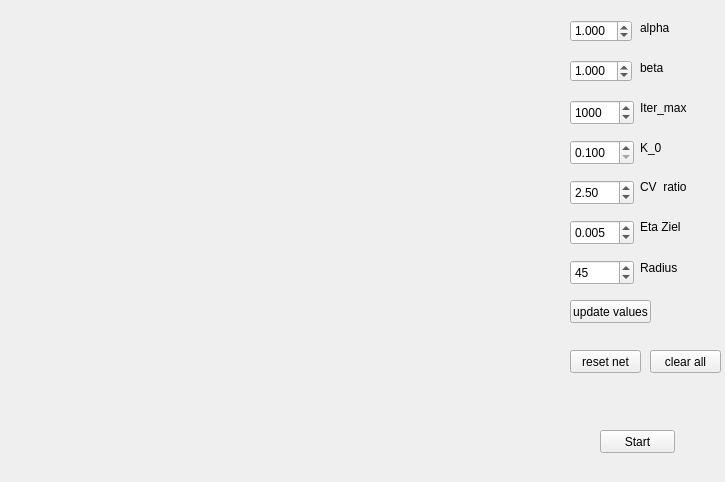
<?xml version="1.0" encoding="UTF-8"?>
<ui version="4.0">
 <class>frmMain</class>
 <widget class="QMainWindow" name="frmMain">
  <property name="geometry">
   <rect>
    <x>0</x>
    <y>0</y>
    <width>725</width>
    <height>482</height>
   </rect>
  </property>
  <property name="minimumSize">
   <size>
    <width>725</width>
    <height>482</height>
   </size>
  </property>
  <property name="maximumSize">
   <size>
    <width>725</width>
    <height>482</height>
   </size>
  </property>
  <property name="windowTitle">
   <string>Travelling Salesman</string>
  </property>
  <widget class="QWidget" name="centralWidget">
   <widget class="QWidget" name="verticalLayoutWidget">
    <property name="geometry">
     <rect>
      <x>10</x>
      <y>20</y>
      <width>551</width>
      <height>441</height>
     </rect>
    </property>
    <layout class="QVBoxLayout" name="verticalLayout"/>
   </widget>
   <widget class="QPushButton" name="btn_clearCities">
    <property name="geometry">
     <rect>
      <x>650</x>
      <y>350</y>
      <width>71</width>
      <height>23</height>
     </rect>
    </property>
    <property name="text">
     <string>clear all</string>
    </property>
   </widget>
   <widget class="QPushButton" name="btn_start">
    <property name="geometry">
     <rect>
      <x>600</x>
      <y>430</y>
      <width>75</width>
      <height>23</height>
     </rect>
    </property>
    <property name="text">
     <string>Start</string>
    </property>
   </widget>
   <widget class="QSpinBox" name="spinBox_iter">
    <property name="geometry">
     <rect>
      <x>570</x>
      <y>100</y>
      <width>64</width>
      <height>25</height>
     </rect>
    </property>
    <property name="minimum">
     <number>0</number>
    </property>
    <property name="maximum">
     <number>10000000</number>
    </property>
    <property name="singleStep">
     <number>10</number>
    </property>
    <property name="value">
     <number>1000</number>
    </property>
   </widget>
   <widget class="QLabel" name="label">
    <property name="geometry">
     <rect>
      <x>640</x>
      <y>20</y>
      <width>55</width>
      <height>16</height>
     </rect>
    </property>
    <property name="text">
     <string>alpha</string>
    </property>
   </widget>
   <widget class="QLabel" name="label_2">
    <property name="geometry">
     <rect>
      <x>640</x>
      <y>60</y>
      <width>55</width>
      <height>16</height>
     </rect>
    </property>
    <property name="text">
     <string>beta</string>
    </property>
   </widget>
   <widget class="QLabel" name="label_3">
    <property name="geometry">
     <rect>
      <x>640</x>
      <y>100</y>
      <width>91</width>
      <height>16</height>
     </rect>
    </property>
    <property name="text">
     <string>Iter_max</string>
    </property>
   </widget>
   <widget class="QDoubleSpinBox" name="doubleSpinBox_ko">
    <property name="geometry">
     <rect>
      <x>570</x>
      <y>140</y>
      <width>64</width>
      <height>25</height>
     </rect>
    </property>
    <property name="decimals">
     <number>3</number>
    </property>
    <property name="minimum">
     <double>0.100000000000000</double>
    </property>
    <property name="singleStep">
     <double>0.100000000000000</double>
    </property>
   </widget>
   <widget class="QLabel" name="label_5">
    <property name="geometry">
     <rect>
      <x>640</x>
      <y>140</y>
      <width>55</width>
      <height>16</height>
     </rect>
    </property>
    <property name="text">
     <string>K_0</string>
    </property>
   </widget>
   <widget class="QDoubleSpinBox" name="SpinBoxRatio">
    <property name="geometry">
     <rect>
      <x>570</x>
      <y>180</y>
      <width>64</width>
      <height>25</height>
     </rect>
    </property>
    <property name="decimals">
     <number>2</number>
    </property>
    <property name="minimum">
     <double>0.000000000000000</double>
    </property>
    <property name="singleStep">
     <double>0.500000000000000</double>
    </property>
    <property name="value">
     <double>2.500000000000000</double>
    </property>
   </widget>
   <widget class="QLabel" name="label_4">
    <property name="geometry">
     <rect>
      <x>640</x>
      <y>180</y>
      <width>47</width>
      <height>13</height>
     </rect>
    </property>
    <property name="text">
     <string>CV_ratio</string>
    </property>
   </widget>
   <widget class="QDoubleSpinBox" name="SpinBoxETA">
    <property name="geometry">
     <rect>
      <x>570</x>
      <y>220</y>
      <width>64</width>
      <height>25</height>
     </rect>
    </property>
    <property name="decimals">
     <number>3</number>
    </property>
    <property name="minimum">
     <double>0.000000000000000</double>
    </property>
    <property name="singleStep">
     <double>0.005000000000000</double>
    </property>
    <property name="value">
     <double>0.005000000000000</double>
    </property>
   </widget>
   <widget class="QLabel" name="label_6">
    <property name="geometry">
     <rect>
      <x>640</x>
      <y>220</y>
      <width>47</width>
      <height>13</height>
     </rect>
    </property>
    <property name="text">
     <string>Eta Ziel</string>
    </property>
   </widget>
   <widget class="QLabel" name="label_7">
    <property name="geometry">
     <rect>
      <x>640</x>
      <y>260</y>
      <width>61</width>
      <height>16</height>
     </rect>
    </property>
    <property name="text">
     <string>Radius </string>
    </property>
   </widget>
   <widget class="QPushButton" name="pushButtonChange">
    <property name="geometry">
     <rect>
      <x>570</x>
      <y>300</y>
      <width>81</width>
      <height>23</height>
     </rect>
    </property>
    <property name="text">
     <string>update values</string>
    </property>
   </widget>
   <widget class="QDoubleSpinBox" name="doubleSpinBox_alpha">
    <property name="geometry">
     <rect>
      <x>570</x>
      <y>20</y>
      <width>62</width>
      <height>22</height>
     </rect>
    </property>
    <property name="decimals">
     <number>3</number>
    </property>
    <property name="singleStep">
     <double>0.100000000000000</double>
    </property>
    <property name="value">
     <double>1.000000000000000</double>
    </property>
   </widget>
   <widget class="QDoubleSpinBox" name="doubleSpinBox_beta">
    <property name="geometry">
     <rect>
      <x>570</x>
      <y>60</y>
      <width>62</width>
      <height>22</height>
     </rect>
    </property>
    <property name="decimals">
     <number>3</number>
    </property>
    <property name="singleStep">
     <double>0.100000000000000</double>
    </property>
    <property name="value">
     <double>1.000000000000000</double>
    </property>
   </widget>
   <widget class="QSpinBox" name="SpinBox_Radius">
    <property name="geometry">
     <rect>
      <x>570</x>
      <y>260</y>
      <width>64</width>
      <height>25</height>
     </rect>
    </property>
    <property name="minimum">
     <number>0</number>
    </property>
    <property name="maximum">
     <number>10000</number>
    </property>
    <property name="singleStep">
     <number>5</number>
    </property>
    <property name="value">
     <number>45</number>
    </property>
   </widget>
   <widget class="QPushButton" name="pushButton">
    <property name="geometry">
     <rect>
      <x>570</x>
      <y>350</y>
      <width>71</width>
      <height>23</height>
     </rect>
    </property>
    <property name="text">
     <string>reset net</string>
    </property>
    <property name="shortcut">
     <string>Ctrl+S</string>
    </property>
   </widget>
  </widget>
 </widget>
 <layoutdefault spacing="6" margin="11"/>
 <resources/>
 <connections/>
</ui>
